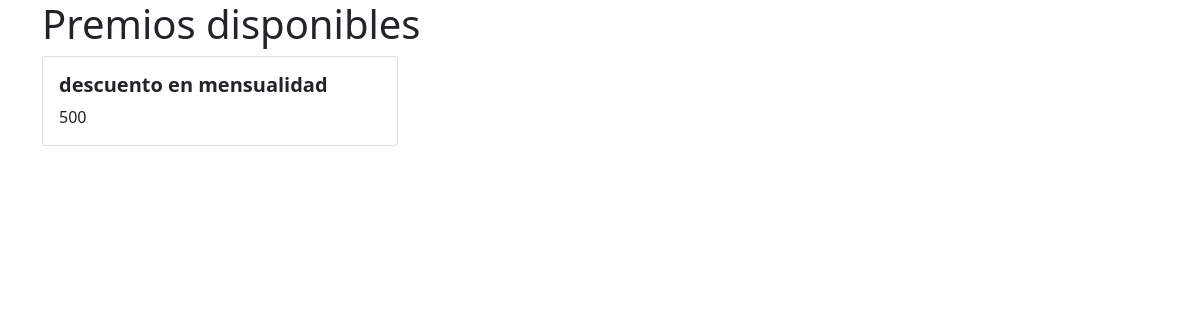
/premios, run on an earlier commit of the app's database.
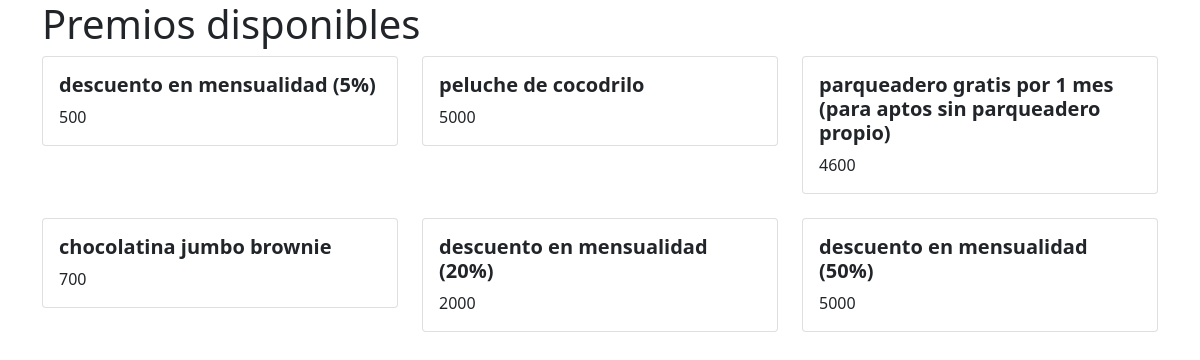
And on a later commit of the database.
### pagina/models.py (models this page shows)
class Premios(models.Model):
    premio = models.CharField(max_length=100)
    puntos_necesarios = models.IntegerField()

### pagina/views.py (the view)
# urls.py: path('premios', paginaViews.premios),
def premios(request):
    searchTerm = request.GET.get('buscarPremios')
    if searchTerm:
        premios = Premios.objects.filter(title__icontains=searchTerm)
    else:
        premios = Premios.objects.all()
    return render(request, 'premios.html', {'searchTerm':searchTerm, 'premios':premios})

### pagina/templates/premios.html (shortened to what this page needs)
<head>
    <link href="https://cdn.jsdelivr.net/npm/bootstrap@5.1.3/dist/css/bootstrap.min.css" rel="stylesheet">
</head>
<div class="container">
    <h1>Premios disponibles</h1>
    <div class="row row-cols1 row-cols-md-3 g-4">
        {% for premio in premios %}
        <div v-for="premio in premios" class="col">
            <div class="card">
                <div class="card-body">
                    <h5 class="card-title fw-bold">{{ premio.premio }}</h5>
                    <p class="card-text">{{ premio.puntos_necesarios }}</p>
                </div>
            </div>
        </div>
        {% endfor %}
    </div>
    <br/>
</div>

What changed in the data, as far as the page shows it:
changed Premios: premio "descuento en mensualidad" → "descuento en mensualidad (5%)"
added Premios: premio "peluche de cocodrilo", puntos_necesarios "5000"
added Premios: premio "parqueadero gratis por 1 mes (para aptos sin parqueadero propio)", puntos_necesarios "4600"
added Premios: premio "chocolatina jumbo brownie", puntos_necesarios "700"
added Premios: premio "descuento en mensualidad (20%)", puntos_necesarios "2000"
added Premios: premio "descuento en mensualidad (50%)", puntos_necesarios "5000"
